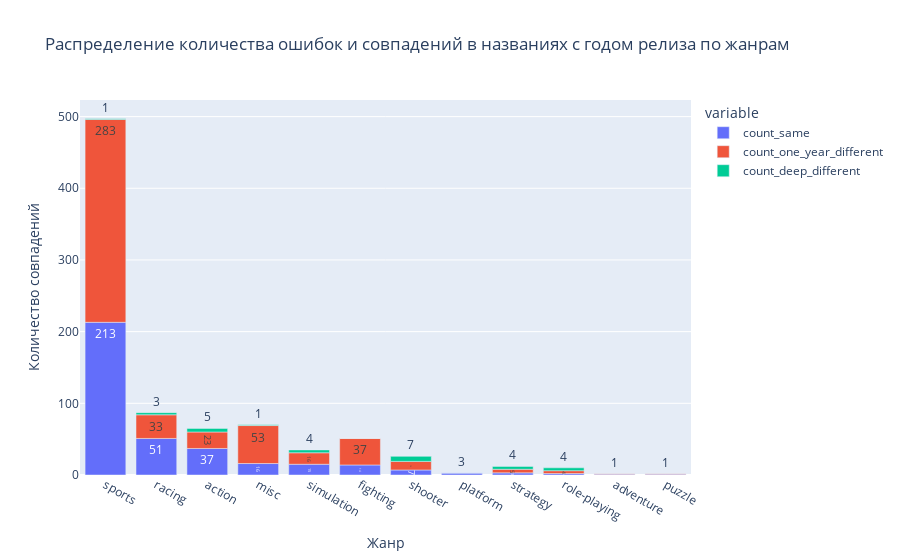

Notebook cell for this chart:
### Markdown cell above
Построим на распределение количество совпадений и не совпадений года в названии по жанрам

### Code cell
methods = ['same', 'one_year_different', 'deep_different']
differents_data = pd.DataFrame()
for method in methods:
    indexes = data[['name', 'year_of_release']].apply(find_release_date, method=method, axis=1).dropna().T.reset_index()['index']
    differents_data[f'count_{method}'] = data.loc[indexes, :].groupby('genre').count().rename({'name': f'count_{method}'}, axis=1)[f'count_{method}']

fig = px.bar(
    differents_data.fillna(0).astype(int).sort_values(by='count_same', ascending=False),
    text_auto=True,
    title="Распределение количества ошибок и совпадений в названиях с годом релиза по жанрам"
)

fig.update_layout(
    xaxis_title="Жанр",
    yaxis_title="Количество совпадений"
)

fig.show()

### Figure 1 — Plotly figure (JSON) as saved in the notebook; plotly's stock layout.template omitted (floating-point values rounded to 4 significant figures)
{"data": [{"alignmentgroup": "True", "hovertemplate": "variable=count_same<br>genre=%{x}<br>value=%{y}<extra></extra>", "legendgroup": "count_same", "marker": {"color": "#636efa", "pattern": {"shape": ""}}, "name": "count_same", "offsetgroup": "count_same", "orientation": "v", "showlegend": true, "textposition": "auto", "texttemplate": "%{y}", "x": ["sports", "racing", "action", "misc", "simulation", "fighting", "shooter", "platform", "strategy", "role-playing", "adventure", "puzzle"], "xaxis": "x", "y": [213, 51, 37, 16, 15, 14, 7, 3, 3, 2, 1, 1], "yaxis": "y", "type": "bar"}, {"alignmentgroup": "True", "hovertemplate": "variable=count_one_year_different<br>genre=%{x}<br>value=%{y}<extra></extra>", "legendgroup": "count_one_year_different", "marker": {"color": "#EF553B", "pattern": {"shape": ""}}, "name": "count_one_year_different", "offsetgroup": "count_one_year_different", "orientation": "v", "showlegend": true, "textposition": "auto", "texttemplate": "%{y}", "x": ["sports", "racing", "action", "misc", "simulation", "fighting", "shooter", "platform", "strategy", "role-playing", "adventure", "puzzle"], "xaxis": "x", "y": [283, 33, 23, 53, 16, 37, 12, 0, 5, 4, 1, 1], "yaxis": "y", "type": "bar"}, {"alignmentgroup": "True", "hovertemplate": "variable=count_deep_different<br>genre=%{x}<br>value=%{y}<extra></extra>", "legendgroup": "count_deep_different", "marker": {"color": "#00cc96", "pattern": {"shape": ""}}, "name": "count_deep_different", "offsetgroup": "count_deep_different", "orientation": "v", "showlegend": true, "textposition": "auto", "texttemplate": "%{y}", "x": ["sports", "racing", "action", "misc", "simulation", "fighting", "shooter", "platform", "strategy", "role-playing", "adventure", "puzzle"], "xaxis": "x", "y": [1, 3, 5, 1, 4, 0, 7, 0, 4, 4, 0, 0], "yaxis": "y", "type": "bar"}], "layout": {"xaxis": {"anchor": "y", "domain": [0.0, 1.0], "title": {"text": "Жанр"}}, "yaxis": {"anchor": "x", "domain": [0.0, 1.0], "title": {"text": "Количество совпадений"}}, "legend": {"title": {"text": "variable"}, "tracegroupgap": 0}, "title": {"text": "Распределение количества ошибок и совпадений в названиях с годом релиза по жанрам"}, "barmode": "relative"}}
